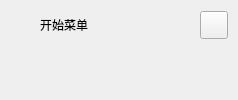
        <widget class="QFrame" name="extraLeftBox">
         <property name="minimumSize">
          <size>
           <width>0</width>
           <height>0</height>
          </size>
         </property>
         <property name="maximumSize">
          <size>
           <width>0</width>
           <height>16777215</height>
          </size>
         </property>
         <property name="frameShape">
          <enum>QFrame::NoFrame</enum>
         </property>
         <property name="frameShadow">
          <enum>QFrame::Raised</enum>
         </property>
         <layout class="QVBoxLayout" name="extraColumLayout">
          <property name="spacing">
           <number>0</number>
          </property>
          <property name="leftMargin">
           <number>0</number>
          </property>
          <property name="topMargin">
           <number>0</number>
          </property>
          <property name="rightMargin">
           <number>0</number>
          </property>
          <property name="bottomMargin">
           <number>0</number>
          </property>
          <item>
           <widget class="QFrame" name="extraTopBg">
            <property name="minimumSize">
             <size>
              <width>0</width>
              <height>50</height>
             </size>
            </property>
            <property name="maximumSize">
             <size>
              <width>16777215</width>
              <height>50</height>
             </size>
            </property>
            <property name="frameShape">
             <enum>QFrame::NoFrame</enum>
            </property>
            <property name="frameShadow">
             <enum>QFrame::Raised</enum>
            </property>
            <layout class="QVBoxLayout" name="verticalLayout_5">
             <property name="spacing">
              <number>0</number>
             </property>
             <property name="leftMargin">
              <number>0</number>
             </property>
             <property name="topMargin">
              <number>0</number>
             </property>
             <property name="rightMargin">
              <number>0</number>
             </property>
             <property name="bottomMargin">
              <number>0</number>
             </property>
             <item>
              <layout class="QGridLayout" name="extraTopLayout">
               <property name="leftMargin">
                <number>10</number>
               </property>
               <property name="rightMargin">
                <number>10</number>
               </property>
               <property name="horizontalSpacing">
                <number>10</number>
               </property>
               <property name="verticalSpacing">
                <number>0</number>
               </property>
               <item row="0" column="0">
                <widget class="QFrame" name="extraIcon">
                 <property name="minimumSize">
                  <size>
                   <width>20</width>
                   <height>0</height>
                  </size>
                 </property>
                 <property name="maximumSize">
                  <size>
                   <width>20</width>
                   <height>20</height>
                  </size>
                 </property>
                 <property name="frameShape">
                  <enum>QFrame::NoFrame</enum>
                 </property>
                 <property name="frameShadow">
                  <enum>QFrame::Raised</enum>
                 </property>
                </widget>
               </item>
               <item row="0" column="1">
                <widget class="QLabel" name="extraLabel">
                 <property name="minimumSize">
                  <size>
                   <width>150</width>
                   <height>0</height>
                  </size>
                 </property>
                 <property name="text">
                  <string>开始菜单</string>
                 </property>
                </widget>
               </item>
               <item row="0" column="2">
                <widget class="QPushButton" name="extraCloseColumnBtn">
                 <property name="minimumSize">
                  <size>
                   <width>28</width>
                   <height>28</height>
                  </size>
                 </property>
                 <property name="maximumSize">
                  <size>
                   <width>28</width>
                   <height>28</height>
                  </size>
                 </property>
                 <property name="cursor">
                  <cursorShape>PointingHandCursor</cursorShape>
                 </property>
                 <property name="toolTip">
                  <string>Close left box</string>
                 </property>
                 <property name="text">
                  <string/>
                 </property>
                 <property name="icon">
                  <iconset resource="resources.qrc">
                   <normaloff>:/icons/images/icons/icon_close.png</normaloff>:/icons/images/icons/icon_close.png</iconset>
                 </property>
                 <property name="iconSize">
                  <size>
                   <width>20</width>
                   <height>20</height>
                  </size>
                 </property>
                </widget>
               </item>
              </layout>
             </item>
            </layout>
           </widget>
          </item>
          <item>
           <widget class="QFrame" name="extraContent">
            <property name="frameShape">
             <enum>QFrame::NoFrame</enum>
            </property>
            <property name="frameShadow">
             <enum>QFrame::Raised</enum>
            </property>
            <layout class="QVBoxLayout" name="verticalLayout_10"/>
           </widget>
          </item>
         </layout>
        </widget>
